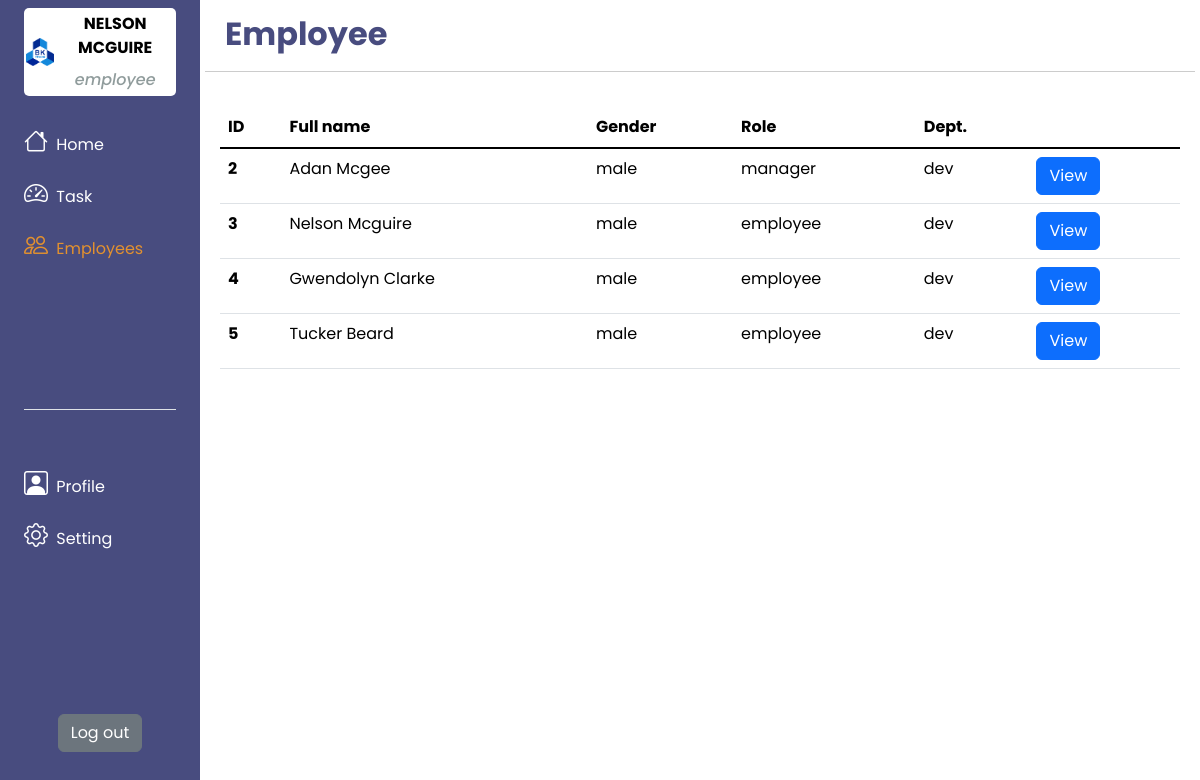
The app's page /pages/employee.php (signed in) with its own data.
### tables this page shows
create table user (
	id int auto_increment,
    fullname varchar(30),
    gender varchar (6),
    phone varchar(10),
    username varchar(30) unique,
    password varchar(30),
    role varchar(10),
    dep varchar(5),
    primary key (id)
);

### pages/employee.php (the view, shortened to what this page needs)
<!DOCTYPE html>
<html lang="en">
<head>
    <link href="https://cdn.jsdelivr.net/npm/bootstrap@5.2.2/dist/css/bootstrap.min.css" rel="stylesheet" />
    <link rel="stylesheet" href="https://cdn.jsdelivr.net/npm/bootstrap-icons@1.9.1/font/bootstrap-icons.css">
    <link rel="stylesheet" href="../style/employee.css">
</head>
<body>
    <div class="container-fluid">
        <div class="row flex-nowrap">
            <?php
            include "../components/main/sidebar.php";
            ?>
            <div class="col-auto col-10 p-0">
                <div class="page-title">
                    <h2>Employee</h2>
                </div>
                <div class="page-content">
                    <div class="create-btn">
                    </div>
                    <div id="employeeListTable" class="table-wrapper">
                        <table class="table">
                            <thead>
                                <tr>
                                    <th scope="col">ID</th>
                                    <th scope="col">Full name</th>
                                    <th scope="col">Gender</th>
                                    <th scope="col">Role</th>
                                    <th scope="col">Dept.</th>
                                </tr>
                            </thead>
                            <tbody class="table-group-divider custom-tbody">
                                <?php
                                include "./../utils/dbConnect.php";
                                $query = " SELECT * FROM user";
                                if (isset($_SESSION) && $_SESSION['user_dep'] != '') {
                                    $query = " SELECT * FROM user WHERE dep='{$_SESSION['user_dep']}'";
                                }
                                $result = mysqli_query($conn, $query);
                                while ($row = mysqli_fetch_assoc($result)) {
                                    echo "<tr>
                                    <th scope='row'>" . $row["id"] . "</th>
                                    <td>" . $row["fullname"] . "</td>
                                    <td>" . $row["gender"] . "</td>
                                    <td>" . $row["role"] . "</td>
                                    <td>" . $row["dep"] . "</td>
                                    <td>
                                        <button type='button' class='btn btn-primary view-btn' data-bs-toggle='modal' data-bs-target='#exampleModal{$row["id"]}'>
                                            View
                                        </button>
                                        <div class='modal fade custom-modal-tbody' id='exampleModal{$row["id"]}' tabindex='-1' aria-labelledby='exampleModalLabel' aria-hidden='true'>
                                                        <h4>Full name: <span>" . $row["fullname"] . "<span/></h4>
                                                        <h4>Gender: <span>" . $row["gender"] . "<span/></h4>
                                                        <h4>Role: <span>" . $row["role"] . "<span/></h4>
                                                        <h4>Department: <span>" . $row["dep"] . "<span/></h4>
                                                        <h4>Phone: <span>" . $row["phone"] . "<span/></h4>
                                        </div>
                                    </td>
                                </tr>";
                                }
                                ?>
                            </tbody>
                        </table>
                    </div>
                </div>
            </div>
        </div>
    </div>
</body>

### style/employee.css (style rules this page uses)
.page-content .create-btn { padding: 10px; }
.page-content .table-wrapper { padding: 10px 20px; }
.page-title { padding: 10px; }
.page-content .table-wrapper .custom-tbody .view-btn { transition: 0.4s; }
#employeeListTable { height: 550px; overflow-y: scroll; }

### records on screen
user: id "2", fullname "Adan Mcgee", gender "male", role "manager", dep "dev"
user: id "3", fullname "Nelson Mcguire", gender "male", role "employee", dep "dev"
user: id "4", fullname "Gwendolyn Clarke", gender "male", role "employee", dep "dev"
user: id "5", fullname "Tucker Beard", gender "male", role "employee", dep "dev"

### other values on screen
$_SESSION['user_name'] "NELSON MCGUIRE"
$_SESSION['user_role'] "employee"
